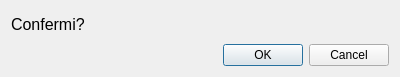
<?xml version="1.0" encoding="UTF-8"?>
<ui version="4.0">
 <class>confirmDialog</class>
 <widget class="QDialog" name="confirmDialog">
  <property name="geometry">
   <rect>
    <x>0</x>
    <y>0</y>
    <width>400</width>
    <height>77</height>
   </rect>
  </property>
  <property name="windowTitle">
   <string>Dialog</string>
  </property>
  <layout class="QGridLayout" name="gridLayout">
   <item row="0" column="0">
    <widget class="QLabel" name="label">
     <property name="font">
      <font>
       <pointsize>12</pointsize>
      </font>
     </property>
     <property name="text">
      <string>Confermi?</string>
     </property>
    </widget>
   </item>
   <item row="1" column="1">
    <widget class="QDialogButtonBox" name="buttonBox">
     <property name="orientation">
      <enum>Qt::Horizontal</enum>
     </property>
     <property name="standardButtons">
      <set>QDialogButtonBox::Cancel|QDialogButtonBox::Ok</set>
     </property>
    </widget>
   </item>
  </layout>
 </widget>
 <resources/>
 <connections>
  <connection>
   <sender>buttonBox</sender>
   <signal>accepted()</signal>
   <receiver>confirmDialog</receiver>
   <slot>accept()</slot>
   <hints>
    <hint type="sourcelabel">
     <x>226</x>
     <y>59</y>
    </hint>
    <hint type="destinationlabel">
     <x>157</x>
     <y>76</y>
    </hint>
   </hints>
  </connection>
  <connection>
   <sender>buttonBox</sender>
   <signal>rejected()</signal>
   <receiver>confirmDialog</receiver>
   <slot>reject()</slot>
   <hints>
    <hint type="sourcelabel">
     <x>294</x>
     <y>65</y>
    </hint>
    <hint type="destinationlabel">
     <x>286</x>
     <y>76</y>
    </hint>
   </hints>
  </connection>
 </connections>
</ui>
